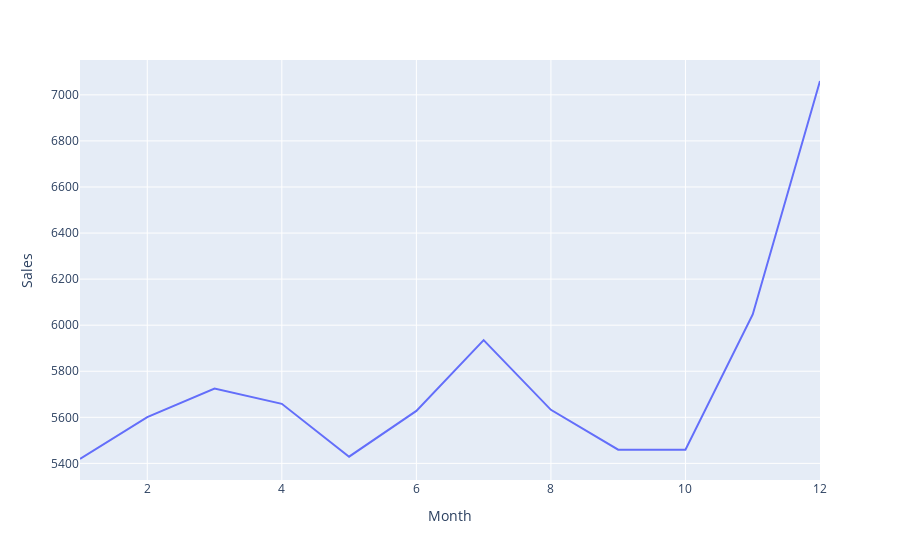

This figure's notebook cell:
### Code cell
store_c = merged_df[merged_df["StoreType"] == "c"]

temp = store_c.groupby("Month").agg({"Sales": "mean"})
fig = px.line(temp, x=temp.index, y="Sales")
fig.show()

### Figure 1 — Plotly figure (JSON) as saved in the notebook; plotly's stock layout.template omitted (floating-point values rounded to 4 significant figures)
{"data": [{"hovertemplate": "Month=%{x}<br>Sales=%{y}<extra></extra>", "legendgroup": "", "line": {"color": "#636efa", "dash": "solid"}, "mode": "lines", "name": "", "orientation": "v", "showlegend": false, "type": "scatter", "x": [1, 2, 3, 4, 5, 6, 7, 8, 9, 10, 11, 12], "xaxis": "x", "y": [5419.0, 5601.0, 5725.0, 5659.0, 5429.0, 5628.0, 5935.0, 5632.0, 5460.0, 5459.0, 6046.0, 7060.0], "yaxis": "y"}], "layout": {"legend": {"tracegroupgap": 0}, "margin": {"t": 60}, "xaxis": {"anchor": "y", "domain": [0, 1], "title": {"text": "Month"}}, "yaxis": {"anchor": "x", "domain": [0, 1], "title": {"text": "Sales"}}}}
